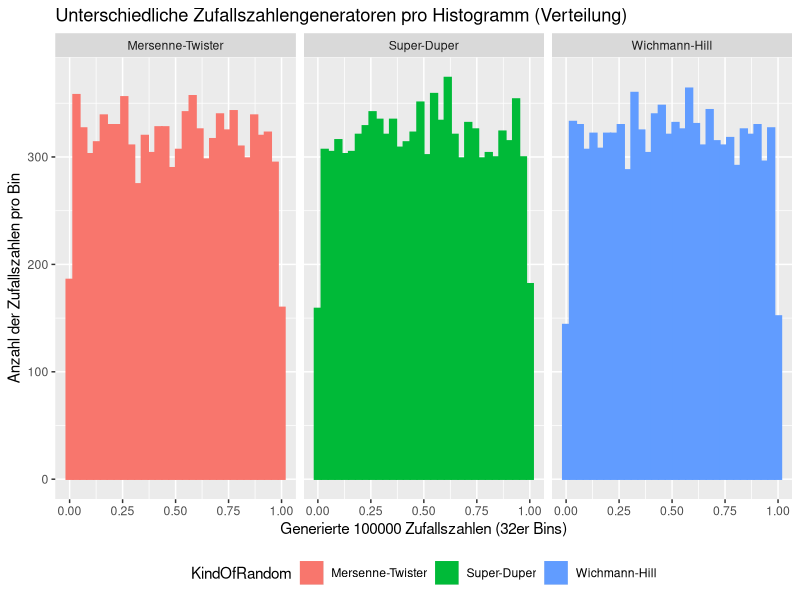
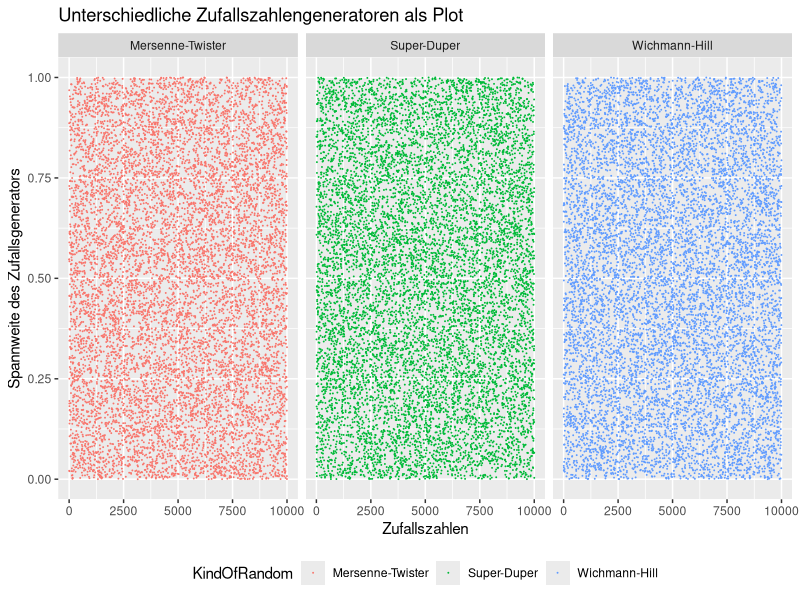

The R source for these figures, in order:
## ---- chunk 1
library(ggplot2)
numberOfRandomNumbers <- 10000

RNGkind("Mersenne-Twister") # matches  "Mersenne-Twister"
datamt = data.frame(data = runif(numberOfRandomNumbers), KindOfRandom = "Mersenne-Twister", pos = 1:numberOfRandomNumbers)

RNGkind("Super") # matches  "Super-Duper"
datasd = data.frame(data = runif(numberOfRandomNumbers), KindOfRandom = "Super-Duper", pos = 1:numberOfRandomNumbers)

RNGkind("Wichmann-Hill") # matches  "Wichmann-Hill"
datawh = data.frame(data = runif(numberOfRandomNumbers), KindOfRandom = "Wichmann-Hill", pos = 1:numberOfRandomNumbers)

data <- rbind(datamt, datasd, datawh)

ggplot(data, aes(x = data, color = KindOfRandom, fill = KindOfRandom)) + 
  geom_histogram(bins = 32) + 
  facet_grid(~ KindOfRandom) +
  theme(legend.direction = "horizontal", 
        legend.position = "bottom",
        legend.box = "horizontal") +
  labs(title = "Unterschiedliche Zufallszahlengeneratoren pro Histogramm (Verteilung)",
  x = "Generierte 100000 Zufallszahlen (32er Bins)",
  y = "Anzahl der Zufallszahlen pro Bin")
## ---- chunk 2
ggplot(data, aes(y = data, x = pos, color = KindOfRandom)) + 
  geom_point(size = 0.01) +
  facet_grid(~ KindOfRandom) +
  theme(legend.direction = "horizontal", 
        legend.position = "bottom",
        legend.box = "horizontal") +
  labs(title = "Unterschiedliche Zufallszahlengeneratoren als Plot",
  x = "Zufallszahlen",
  y = "Spannweite des Zufallsgenerators")
## ---- chunk 3
#?RNG
## ---- chunk 4

## ---- chunk 5
# insert random R-code
# 
## ---- chunk 6
#options(expressions=100000)
# Berechnet die neue Zufallszahl
#PP.Coincidence.CalculateNumber <- function (randomNumber) {
#  first <- as.numeric(substr(randomNumber, 0, 5))
#  second <- as.numeric(substr(randomNumber, 6, 10))
#  
#  if(is.na(second) || second == 0) {
#    second <- bitwXor(first, as.numeric(substr(as.numeric(Sys.time()), 6, 10)))
#  }
#  return (first * second)
#}

# Rekursiver Aufrauf
#PP.Coincidence.Recursive <- function(numberOfRandomNumbers, randomNumber, randomList) {
#  if (numberOfRandomNumbers <=0 ) {
#    return( c() )
#  } else {
#    newRN <- PP.Coincidence.CalculateNumber(randomNumber)
#    return( c(Recall(numberOfRandomNumbers-1, newRN, randomList),newRN/10000000000) )
#  }
#}

# Initialaufruf mit einer Anzahl von Zufallszahlen
#PP.Coincidence <- function(numberOfRandomNumbers){
#  return (PP.Coincidence.Recursive(numberOfRandomNumbers, as.numeric(Sys.time()), c()))
#}
